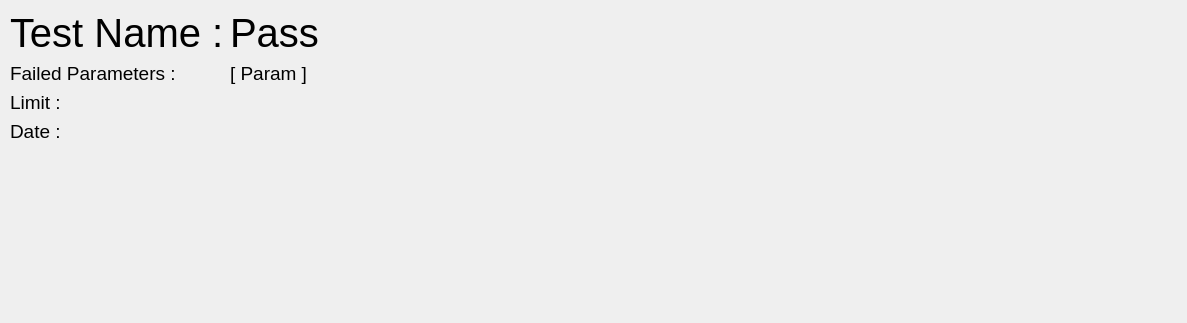
<?xml version="1.0" encoding="UTF-8"?>
<ui version="4.0">
 <class>MainWidget</class>
 <widget class="QWidget" name="MainWidget">
  <property name="geometry">
   <rect>
    <x>0</x>
    <y>0</y>
    <width>1187</width>
    <height>323</height>
   </rect>
  </property>
  <property name="windowTitle">
   <string>MainWidget</string>
  </property>
  <widget class="QWidget" name="formLayoutWidget">
   <property name="geometry">
    <rect>
     <x>10</x>
     <y>10</y>
     <width>1701</width>
     <height>301</height>
    </rect>
   </property>
   <layout class="QFormLayout" name="formLayout">
    <item row="0" column="0">
     <widget class="QLabel" name="testNameLabel">
      <property name="font">
       <font>
        <pointsize>30</pointsize>
       </font>
      </property>
      <property name="text">
       <string>Test Name :</string>
      </property>
     </widget>
    </item>
    <item row="0" column="1">
     <widget class="QLabel" name="passLabel">
      <property name="font">
       <font>
        <pointsize>30</pointsize>
       </font>
      </property>
      <property name="text">
       <string>Pass</string>
      </property>
     </widget>
    </item>
    <item row="1" column="0">
     <widget class="QLabel" name="parametersLabel">
      <property name="font">
       <font>
        <pointsize>14</pointsize>
       </font>
      </property>
      <property name="text">
       <string>Failed Parameters :</string>
      </property>
     </widget>
    </item>
    <item row="1" column="1">
     <widget class="QLabel" name="failsLabel">
      <property name="font">
       <font>
        <pointsize>14</pointsize>
       </font>
      </property>
      <property name="text">
       <string>[ Param ]</string>
      </property>
     </widget>
    </item>
    <item row="2" column="0">
     <widget class="QLabel" name="label">
      <property name="font">
       <font>
        <pointsize>14</pointsize>
       </font>
      </property>
      <property name="text">
       <string>Limit :</string>
      </property>
     </widget>
    </item>
    <item row="2" column="1">
     <widget class="QLabel" name="limitLabel">
      <property name="font">
       <font>
        <pointsize>14</pointsize>
       </font>
      </property>
      <property name="text">
       <string/>
      </property>
     </widget>
    </item>
    <item row="3" column="0">
     <widget class="QLabel" name="label_2">
      <property name="font">
       <font>
        <pointsize>14</pointsize>
       </font>
      </property>
      <property name="text">
       <string>Date :</string>
      </property>
     </widget>
    </item>
    <item row="3" column="1">
     <widget class="QLabel" name="dateLabel">
      <property name="font">
       <font>
        <pointsize>14</pointsize>
       </font>
      </property>
      <property name="text">
       <string/>
      </property>
     </widget>
    </item>
   </layout>
  </widget>
 </widget>
 <resources/>
 <connections/>
</ui>
